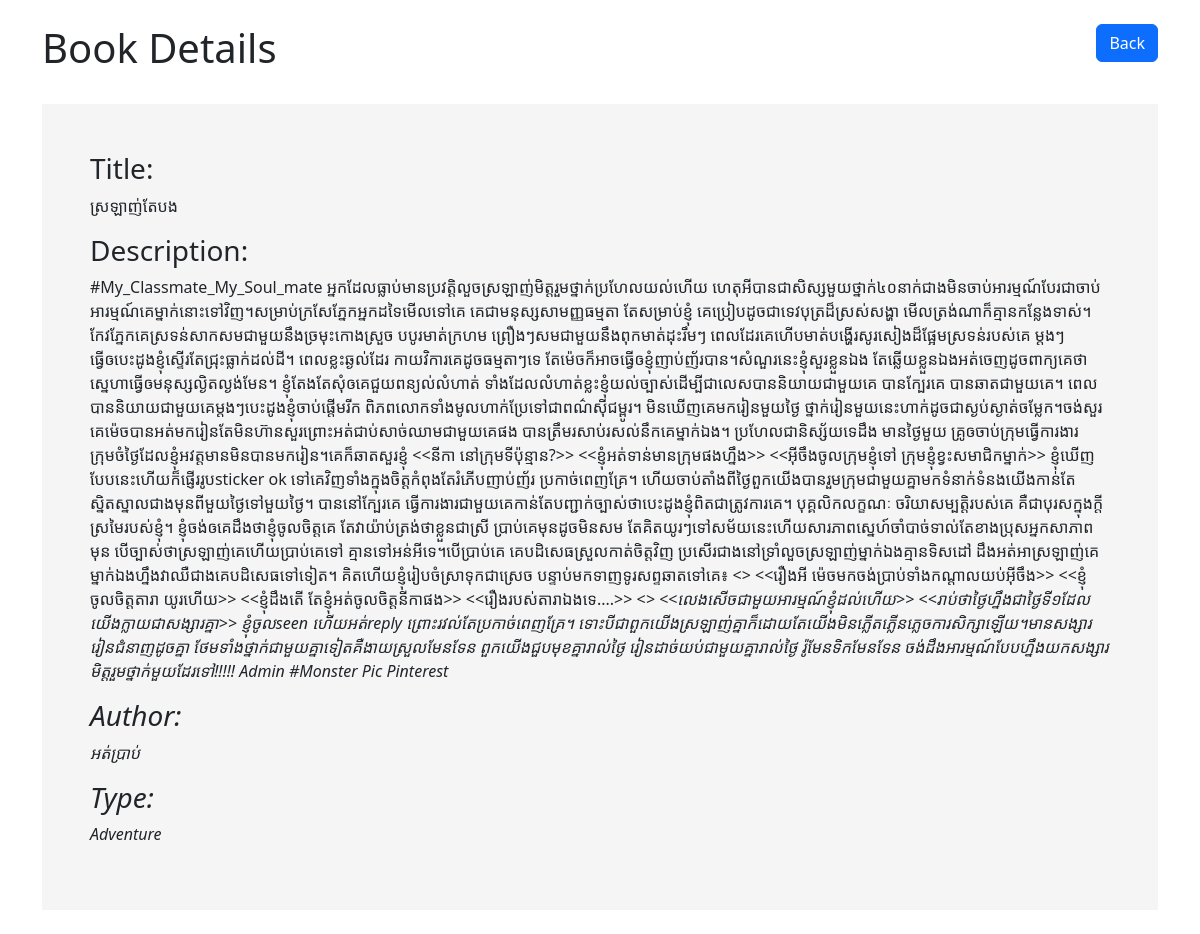
The page /view.php?id=5 on the database its author committed.
### tables this page shows
CREATE TABLE `books`  (
  `id` int NOT NULL AUTO_INCREMENT,
  `title` varchar(128) NOT NULL,
  `author` varchar(128) NOT NULL,
  `type` varchar(50) NOT NULL,
  `description` text NOT NULL,
  PRIMARY KEY (`id`) USING BTREE
);

### view.php (the view, shortened to what this page needs)
<!DOCTYPE html>
<html lang="en">
<head>
    <link rel="stylesheet" href="https://cdn.jsdelivr.net/npm/bootstrap@5.2.2/dist/css/bootstrap.min.css">
</head>
<body>
    <div class="container my-4">
        <header class="d-flex justify-content-between my-4">
            <h1>Book Details</h1>
            <div>
            <a href="index.php" class="btn btn-primary">Back</a>
            </div>
        </header>
        <div class="book-details p-5 my-4">
            <?php
            include("connect.php");
            $id = $_GET['id'];
            if ($id) {
                $sql = "SELECT * FROM books WHERE id = $id";
                $result = mysqli_query($conn, $sql);
                while ($row = mysqli_fetch_array($result)) {
                 ?>
                 <h3>Title:</h3>
                 <p><?php echo $row["title"]; ?></p>
                 <h3>Description:</h3>
                 <p><?php echo $row["description"]; ?></p>
                 <h3>Author:</h3>
                 <p><?php echo $row["author"]; ?></p>
                 <h3>Type:</h3>
                 <p><?php echo $row["type"]; ?></p>
                 <?php
                }
            }
            else{
                echo "<h3>No books found</h3>";
            }
            ?>
        </div>
    </div>
</body>
</html>

### view.php (style rules this page uses)
.book-details { background-color:#f5f5f5; }

### rows shown on the page
books: title "ស្រឡាញ់តែបង", description "#My_Classmate_My_Soul_mate អ្នកដែលធ្លាប់មានប្រវត្តិលួចស្រឡាញ់មិត្តរួមថ្នាក់ប្រហែលយល់ហើយ ហេតុអីបានជាសិស្សមួយថ្នាក់៤០នាក់ជាងមិនចាប់អារម្មណ៍បែរជាចាប់អារម្មណ៍គេម្នាក់នោះទៅវិញ។សម្រាប់ក្រសែភ្នែកអ្នកដទៃមើលទៅគេ គេជាមនុស្សសាមញ្ញធម្មតា តែសម្រាប់ខ្ញុំ គេប្រៀបដូចជាទេវបុត្រដ៏ស្រស់សង្ហា មើលត្រង់ណាក៏គ្មានកន្លែងទាស់។ កែវភ្នែកគេស្រទន់សាកសមជាមួយនឹងច្រមុះកោងស្រួច បបូរមាត់ក្រហម ព្រឿងៗសមជាមួយនឹងពុកមាត់ដុះរឹមៗ ពេលដែរគេហើបមាត់បង្ហើរសូរសៀងដ៏ផ្អែមស្រទន់របស់គេ ម្ដងៗធ្វើឲបេះដូងខ្ញុំស្ទើរតែជ្រុះធ្លាក់ដល់ដី។ ពេលខ្លះឆ្ងល់ដែរ កាយវិការគេដូចធម្មតាៗទេ តែម៉េចក៏អាចធ្វើឲខ្ញុំញាប់ញ័របាន។សំណួរនេះខ្ញុំសួរខ្លួនឯង តែឆ្លើយខ្លួនឯងអត់ចេញដូចពាក្យគេថាស្នេហាធ្វើឲមនុស្សល្ងិតល្ងង់មែន។ ខ្ញុំតែងតែសុំឲគេជួយពន្យល់លំហាត់…", author "អត់ប្រាប់", type "Adventure"
